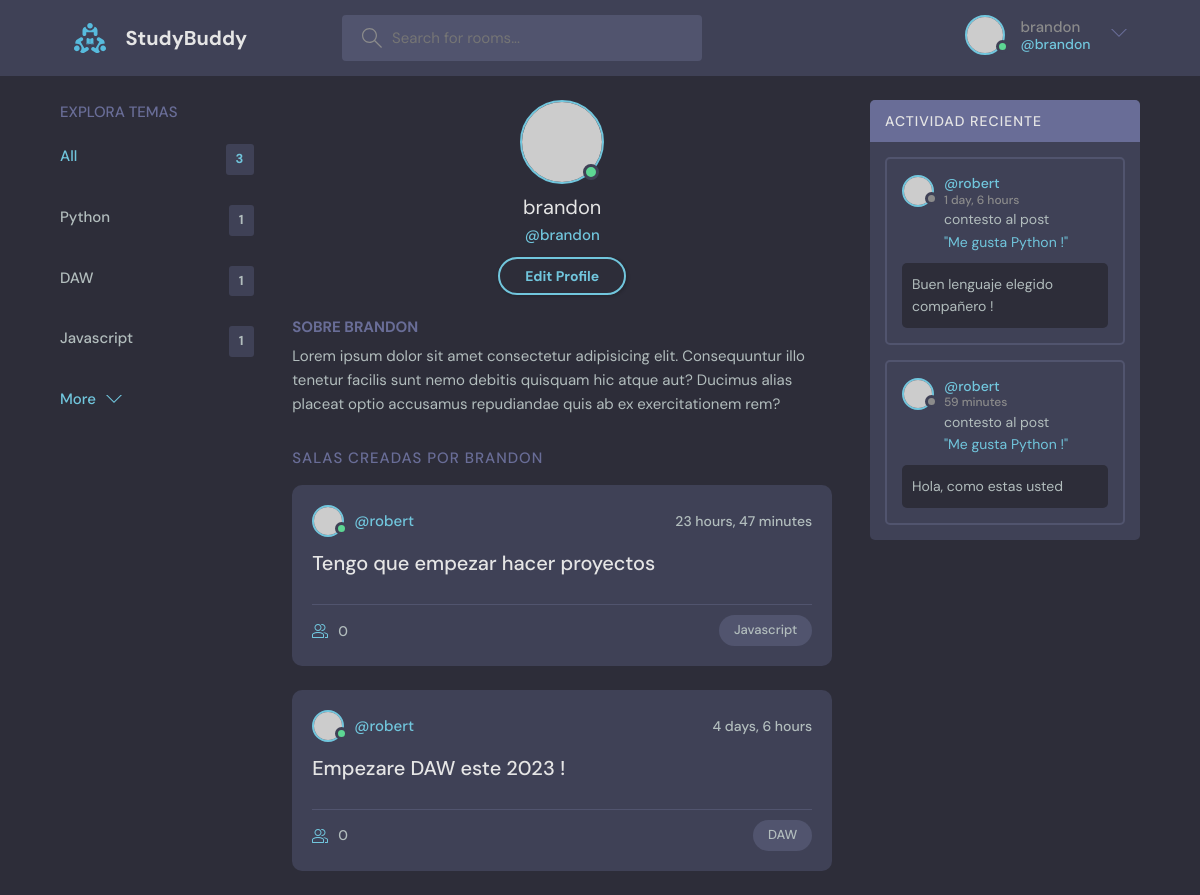
/perfil/1 (signed in), run on the app's committed database.
### base/models.py (models this page shows)
class Tema(models.Model):
    nombre = models.CharField(max_length=200)
    def __str__(self):
        return self.nombre

class Habitacion(models.Model):
    host = models.ForeignKey(User, on_delete=models.SET_NULL, null=True)
    tema = models.ForeignKey(Tema, on_delete=models.SET_NULL, null=True)
    nombre = models.CharField(max_length=200)
    descripcion = models.TextField(null=True, blank=True)
    participantes = models.ManyToManyField(User, related_name="participantes", blank=True)
    updated = models.DateTimeField(auto_now=True)
    creado = models.DateTimeField(auto_now_add=True) #Este valor solo cambia cuando se INICIA UNA VEZ
    class Meta:
        ordering = ["-updated", "-creado"]
    def __str__(self):
        return self.nombre

class Mensaje(models.Model):
    usuario = models.ForeignKey(User, on_delete=models.CASCADE)
    habitacion = models.ForeignKey(Habitacion, on_delete=models.CASCADE)
    body = models.TextField()
    updated = models.DateTimeField(auto_now=True)
    created = models.DateTimeField(auto_now_add=True)
    def __str__(self):
        return self.body[0:50]

### base/views.py (the view)
# urls.py: path("perfil/<str:pk>", views.PerfilUsuario, name="perfil-usuario"),
def PerfilUsuario(request, pk):
    usuario = User.objects.get(id=pk)
    mensaje_habitacion = usuario.mensaje_set.all()
    temas = Tema.objects.all()
    habitaciones = usuario.habitacion_set.all() #Me da todas las propiedades de habitacion => del usuario
    contexto = {"usuario": usuario, "rooms": habitaciones, "mensajes_habitacion": mensaje_habitacion, "temas": temas}
    return render(request, "perfil.html", contexto)

### templates/perfil.html
{% extends "main.html" %}
  {% block content %}
  <main class="profile-page layout layout--3">
    <div class="container">
      {% include "componente_tema.html" %}
      <div class="roomList">
        <div class="profile">
          <div class="profile__avatar">
            <div class="avatar avatar--large active">
              <img src="https://randomuser.me/api/portraits/men/11.jpg" />
            </div>
          </div>
          <div class="profile__info">
            <h3>{{user.username}}</h3>
            <p>@{{user.username}}</p>
            <a href="edit-user.html" class="btn btn--main btn--pill">Edit Profile</a>
          </div>
          <div class="profile__about">
            <h3>Sobre {{user.username}}</h3>
            <p>
              Lorem ipsum dolor sit amet consectetur adipisicing elit. Consequuntur illo tenetur
              facilis sunt nemo debitis quisquam hic atque aut? Ducimus alias placeat optio
              accusamus repudiandae quis ab ex exercitationem rem?
            </p>
          </div>
        </div>
        <div class="roomList__header">
          <div>
            <h2>Salas creadas por {{user.username}}</a>
            </h2>
          </div>
        </div>
        {% include "componente_lista_habitaciones.html" %}
      </div>
      {% include "componente_actividad.html" %}
    </div>
  </main>
{% endblock content %}

### templates/navbar.html (shortened to what this page needs)
{% load static %}
<header class="header header--loggedIn">
    <div class="container">
      <a href="{% url 'home' %}" class="header__logo">
        <img src="{% static 'imagenes/logo.svg' %}" />
        <h1>StudyBuddy</h1>
      </a>
      <form class="header__search" method="GET" action="{% url 'home' %}">
        <label>
          <input name="q" placeholder="Search for rooms..." />
        </label>
      </form>
      <nav class="header__menu">
        {% if request.user.is_authenticated %}
        <div class="header__user">
          <a href="profile.html">
            <div class="avatar avatar--medium active">
              <img src="https://randomuser.me/api/portraits/men/37.jpg" />
            </div>
            <p>{{request.user.username}} <span>@{{request.user.username}}</span></p>
          </a>
          <button class="dropdown-button">
            <svg version="1.1" xmlns="http://www.w3.org/2000/svg" width="32" height="32" viewBox="0 0 32 32">
              <title>chevron-down</title>
              <path d="M16 21l-13-13h-3l16 16 16-16h-3l-13 13z"></path>
            </svg>
          </button>
        </div>
        {% else %}
        <a href="login-page/">
          <img src="{% static 'imagenes/avatar.svg' %}" />
          <p>Login</p>
        </a>
        {% endif %}
      </nav>
    </div>
  </header>

### templates/componente_tema.html
<div class="topics">
    <div class="topics__header">
      <h2>Explora temas</h2>
    </div>
    <ul class="topics__list">
      <li>
        <a href="{% url 'home' %}" class="active">All <span>{{temas.count}}</span></a>
      </li>
    {% for tema in temas %}
      <li>
        <a href=" ?q={{tema.nombre}}">{{tema}} <span>{{tema.habitacion_set.all.count}}</span></a>
      </li>
    {% endfor %}
    </ul>
    <a class="btn btn--link" href="topics.html">
      More
      <svg version="1.1" xmlns="http://www.w3.org/2000/svg" width="32" height="32" viewBox="0 0 32 32">
        <title>chevron-down</title>
        <path d="M16 21l-13-13h-3l16 16 16-16h-3l-13 13z"></path>
      </svg>
    </a>
  </div>

### templates/componente_lista_habitaciones.html (shortened to what this page needs)
{% for room in rooms %}
<div class="roomListRoom">
    <div class="roomListRoom__header">
      <a href="{% url 'perfil-usuario' room.host.id %}" class="roomListRoom__author">
        <div class="avatar avatar--small active">
          <img src="https://randomuser.me/api/portraits/men/11.jpg" />
        </div>
        <span>@{{room.host.username}}</span>
      </a>
      <div class="roomListRoom__actions">
        <span>{{room.creado|timesince}}</span>
      </div>
    </div>
    <div class="roomListRoom__content">
      <a href="{% url 'room' room.id %}">{{room.nombre}}</a>
    </div>
    <div class="roomListRoom__meta">
      <a href="{% url 'room' room.id %}" class="roomListRoom__joined">
        {{room.participantes.count}}
      </a>
      <p class="roomListRoom__topic">{{room.tema.nombre}}</p>
    </div>
  </div>
{% endfor %}

### templates/componente_actividad.html (shortened to what this page needs)
<div class="activities">
    <div class="activities__header">
      <h2>Actividad Reciente</h2>
    </div>
    {% for mensaje in mensajes_habitacion %}
    <div class="activities__box">
      <div class="activities__boxHeader roomListRoom__header">
        <a href="{% url 'perfil-usuario' mensaje.usuario.id %}" class="roomListRoom__author">
          <div class="avatar avatar--small">
            <img src="https://randomuser.me/api/portraits/women/11.jpg" />
          </div>
          <p>
            @{{mensaje.usuario.username}}
            <span>{{mensaje.created|timesince}}</span>
          </p>
        </a>
      </div>
      <div class="activities__boxContent">
        <p>contesto al post <br>
        <a href="{% url 'room' mensaje.habitacion.id %}">"{{mensaje.habitacion}}"</a></p>
        <div class="activities__boxRoomContent">
          {{mensaje}}
        </div>
      </div>
    </div>
    {% endfor %}
  </div>

### data on the page
Tema: nombre "Python", habitacion_set.all.count "1"
Tema: nombre "DAW", habitacion_set.all.count "1"
Tema: nombre "Javascript", habitacion_set.all.count "1"
Habitacion: host.username "robert", creado "23 hours, 47 minutes", nombre "Tengo que empezar hacer proyectos", participantes.count "0", tema.nombre "Javascript"
Habitacion: host.username "robert", creado "4 days, 6 hours", nombre "Empezare DAW este 2023 !", participantes.count "0", tema.nombre "DAW"
Mensaje: usuario.username "robert", created "1 day, 6 hours", habitacion "Me gusta Python !", body "Buen lenguaje elegido compañero !"
Mensaje: usuario.username "robert", created "59 minutes", habitacion "Me gusta Python !", body "Hola, como estas usted"

### other printed values
{{ request.user.username }} "brandon"
{{ temas.count }} "3"
{{ user.username }} "brandon"
{{ user.username }} "BRANDON"
